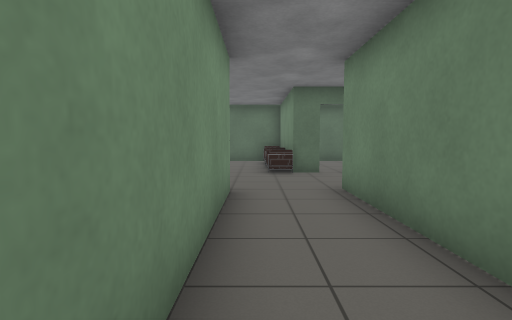
[1] (above)

16 first-person views from a walk through a Gazebo world. The camera is 1 m above the floor, tilts 4° down and sees 80° across. The floor is counted in squares, 1 m on a side. Each view is taken from the middle of a square. On the plan, view 1 faces up. The plan holds only what a view shows up to about 12 squares ahead; the rest is blank. The place goes on beyond the plan. Gazebo's built-in surfaces are drawn with simple patterns. Some stock models are drawn as simple stand-ins. Some surface patterns are stand-ins.

[2]
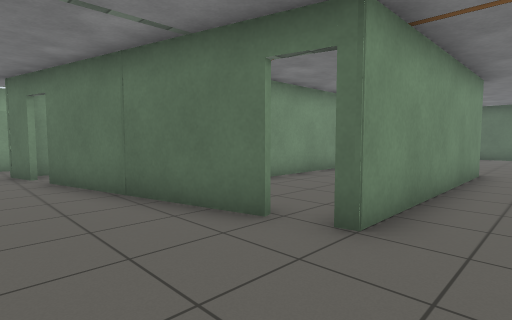

[3]
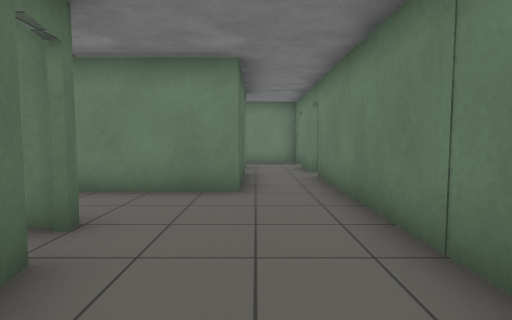

[4]
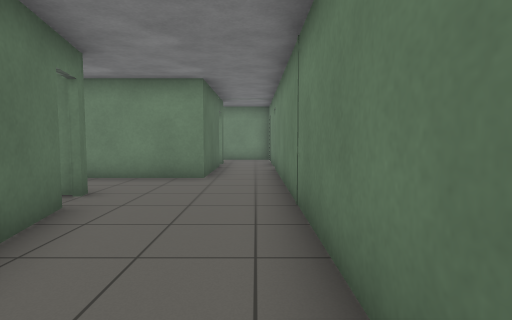

[5]
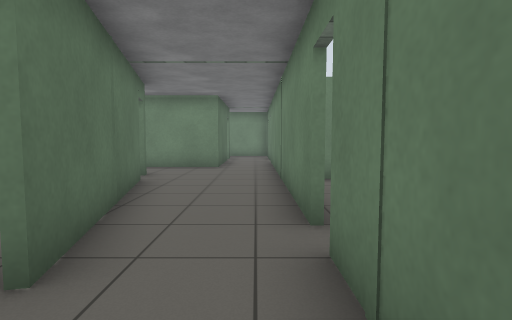

[6]
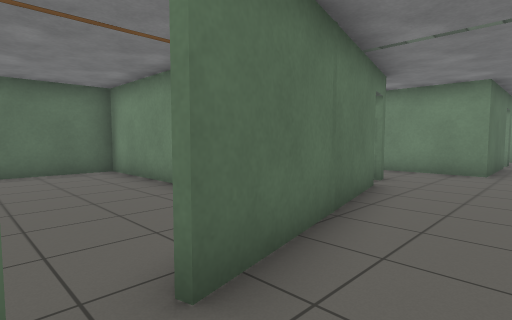

[7]
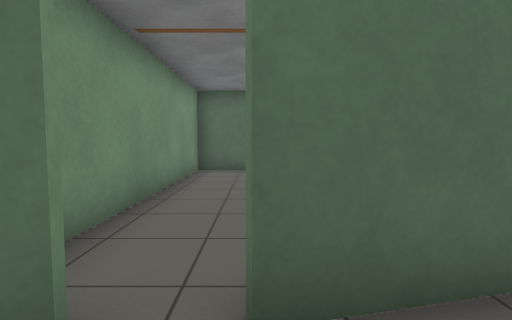

[8]
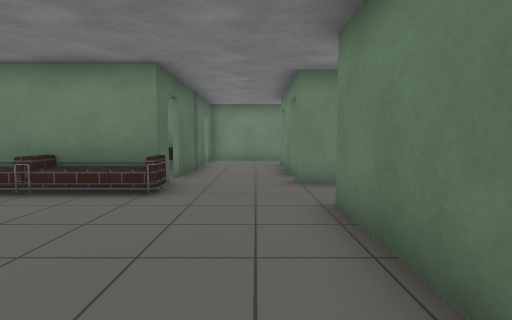

[9]
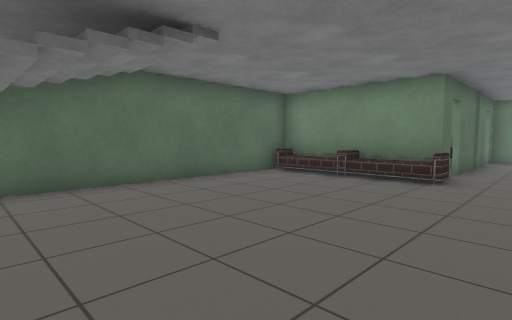

[10]
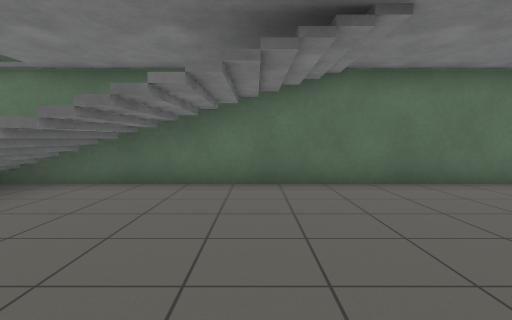

[11]
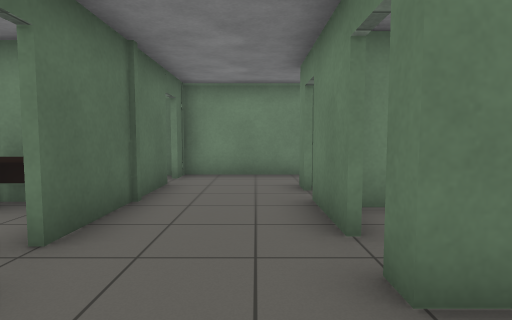

[12]
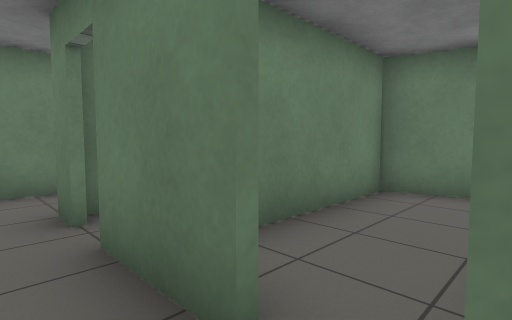

[13]
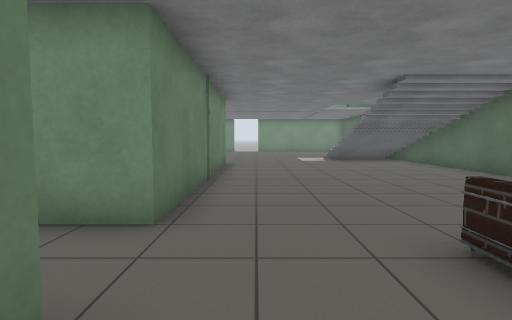

[14]
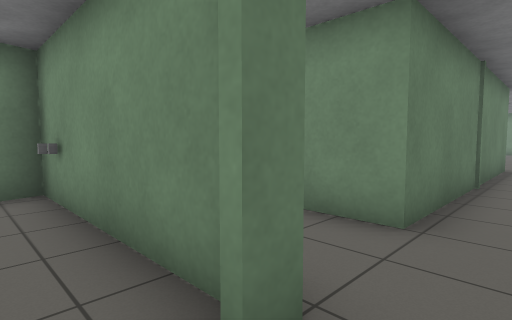

[15]
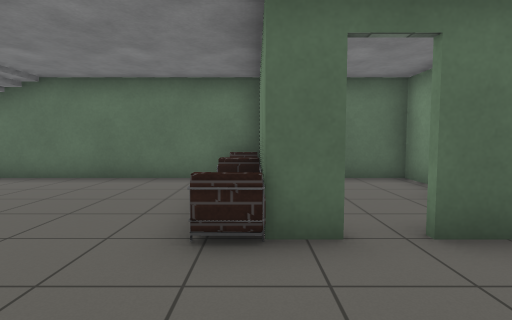

[16]
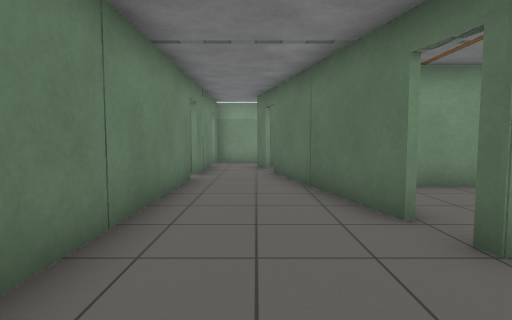

### Floor plan
Points are (right, up) in squares from view 1. A wall is a line through its corners. A room is listed if a view was taken in it or the views show most of it. See-through windows are left out.
Room 1 (views 1, 2, 3, 4, 5, 6, 7, 15, 16)
walls: (-1.6, -1.2) (-7.1, -2.5); (1.7, -1.6) (1.7, 0.5); (1.7, 2.4) (1.7, 6.1); (-5.6, -4.6) (4.1, -4.6); (1.9, 2.6) (1.9, 0.6) (4.4, 1.2); (5.1, -2.7) (2.4, -2.7); (4.9, -4.6) (6.9, -4.6); (-7.8, -2.7) (-9, -3); (6.5, -2.7) (5.9, -2.7); (-0.5, 5.8) (-0.5, -1); (-9.2, -4.6) (-6.4, -4.6)
ways out: opening at (0.5, 7) to room 2; open door at (2.5, 6) to room 2; open door at (3, 2) to room 3; opening at (6, -4); open door at (-9, -5); open door at (-8, -3); open door at (-7, -2); open door at (-6, -5); open door at (-1, -0.5); open door at (-1, 4); open door at (4.5, -5); open door at (5.5, -3)
Room 2 (views 8, 9, 10, 11, 12, 13, 14)
walls: (1.9, 9) (1.1, 9) (1.1, 11.5); (0.5, 13.7) (-9.5, 13.7); (1.7, 6.1) (2.2, 6.1); (3, 6.1) (5, 6.1); (-9, 5.8) (-0.5, 5.8); (5.7, 6.1) (6.5, 6.1); (6.8, 9) (2.8, 9); (8.4, 6.6) (8.4, 9)
ways out: opening at (0.5, 7) to room 1; open door at (2.5, 6) to room 1; opening at (7, 7); open door at (2.5, 9); open door at (5.5, 6); open door at (7, 9)
objects: stairs (-9, 11) to (-7, 13); sofa (1, 10); sofa (1, 12) to (1, 13)
Room 3 (no view inside)
walls: (1.9, 5.6) (1.9, 2.6); (4.4, 1.2) (4.4, 5.5)
ways out: open door at (3, 2) to room 1

Where each view was taken, in squares from view 1:
view 1: 0 up, 0 right, facing up
view 2: 4 down, 1 right, facing up-left
view 3: 3 down, 4 left, facing right
view 4: 4 down, 6 left, facing right
view 5: 4 down, 9 left, facing right
view 6: 4 down, 8 left, facing up-right
view 7: 4 down, 7 left, facing up
view 8: 7 up, 5 left, facing right
view 9: 7 up, 7 left, facing up-right
view 10: 7 up, 6 left, facing up
view 11: 7 up, 0 right, facing right
view 12: 7 up, 2 right, facing down-right
view 13: 7 up, 3 right, facing left
view 14: 7 up, 3 right, facing down-left
view 15: 6 up, 1 right, facing up
view 16: 3 down, 2 right, facing left
